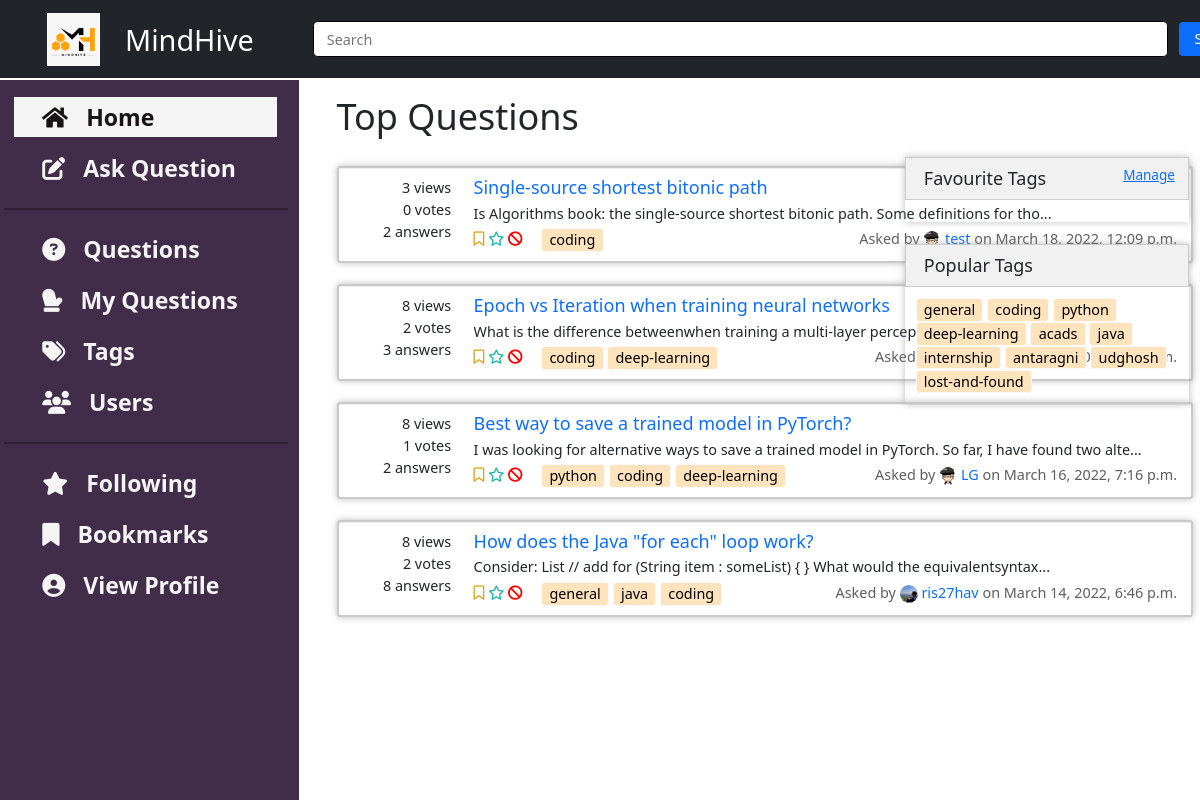
/home/tags/coding, run on the app's committed database.
### questions/models.py (models this page shows, shortened)
class Question(Content):
    title = models.CharField(max_length=100)
    tags = models.ManyToManyField(to='tags.Tag', blank=False)
    viewedBy = models.ManyToManyField(to='users.User', related_name='viewedBy', blank=True)
    def get_summary_text(self):
        text = re.sub(r'<.*?>|&+.*;+', '', self.text)
        return text[:100] + '...'
    class Meta:
        ordering = ['-pub_date']

### home/models.py (models this page shows, shortened)
class Content(models.Model):
    text = RichTextField(blank=False)
    author = models.ForeignKey(to='users.User', on_delete=models.SET_NULL, related_name='author', null=True)
    anonymous = models.BooleanField(default=False)
    pub_date = models.DateTimeField('date published', default = datetime.now(), blank=True, null=True)
    likedBy = models.ManyToManyField(to='users.User', related_name='likedBy', blank=True)
    dislikedBy = models.ManyToManyField(to='users.User', related_name='dislikedBy', blank=True)
    def get_votes(self):
        return self.likedBy.count() - self.dislikedBy.count()
    def get_author_name(self):
        if self.anonymous:
            return 'Anonymous User'
        else:
            return self.author.username

### tags/models.py (models this page shows, shortened)
class Tag(models.Model):
    name = models.CharField(max_length=50)

### users/models.py (models this page shows, shortened)
class User(AbstractUser):
    username = models.CharField(max_length=25,blank=False,unique=True)
    email = models.EmailField(
        verbose_name='email address',
        max_length=50,
        unique=True,
        blank=False,
        validators=[EmailValidator()]
    )
    name = models.CharField(max_length=30, blank=True, null=True)
    profile_image = models.ImageField(upload_to='profile_image', default='default.jpg')
    blocked = models.BooleanField(default=False)
    followingQuestions = models.ManyToManyField(to='questions.Question', related_name='users_following', blank=True)
    bookmarkQuestions = models.ManyToManyField(to='questions.Question', related_name='users_bookmarked', blank=True)
    favouriteTags = models.ManyToManyField(to='tags.Tag', blank=True)
    objects = UserInfoManager()
    USERNAME_FIELD = 'email'
    REQUIRED_FIELDS = ['username' ]

### home/views.py (the view)
# urls.py: path('tags/<tagname>', views.tagView, name='tags'),                  # tag questions page
def tagView(request, tagname):
    tagSel = Tag.objects.filter(name=tagname)
    tagQues = Question.objects.filter(tags__in=tagSel).distinct()
    context = {
        'questions': tagQues,
        'pop_tags': get_popular_tags()
    }
    return render(request, 'home/home.html', context=context)

### home/views.py (called while the page is built)
def get_popular_tags():
    return sorted(Tag.objects.all(), key=lambda x: x.question_set.count(), reverse=True)[:10]

### home/templates/home/home.html (shortened to what this page needs)
{% extends 'questions_list.html' %}
{% block heading %}
Top Questions
{% endblock %}

### templates/questions_list.html (shortened to what this page needs)
{% extends 'base.html' %}
{% block insert_content %}
<h1 class="container">
    {% block heading %}{% endblock %}
</h1>
<br>
<div class="container">
    {% if questions %}
    {%for question in questions%}
    <div class="card d-flex flex-row "
        style="box-shadow: 0 1px 1px rgba(0, 0, 0, 0.075) inset, 0 0 8px rgba(146, 146, 146, 0.6);">
        <div class="d-flex flex-column align-middle ques-stats">
            <span>{{question.viewedBy.count}} views</span>
            <span>{{question.get_votes}} votes</span>
            <span>{{question.answer_set.count}} answers</span>
        </div>
        <div class="d-flex flex-column">
            <a href="{% url 'questions:view_question' question_id=question.id %}" style="text-decoration: none;">
                <h5 style="margin-bottom: 4px;">{{question.title}}</h5>
            </a>
            <div style="margin-bottom: 4px;">{{question.get_summary_text}}</div>
            <div class="d-flex flex-row">
                <span>
                    <form class="follow-bookmark-form icon-only-buttons" style="display:inline">
                        <button type="submit" class="bookmark" name="action" , value="bookmark" data-toggle="tooltip" data-placement="bottom" title="Bookmark">
                            {% if user in question.users_bookmarked.all %}
                            <i class="fa-solid fa-bookmark"></i>
                            {% else %}
                            <i class="fa-regular fa-bookmark"></i>
                            {% endif %}
                        </button>
                        <button type="submit" class="follow" name="action" , value="follow" data-toggle="tooltip" data-placement="bottom" title="Follow">
                            {% if user in question.users_following.all %}
                            <i class="fa-solid fa-star"></i>
                            {% else %}
                            <i class="fa-regular fa-star"></i>
                            {% endif %}
                        </button>
                    </form>
                    {% if not user.blocked %}
                    <button type="button" class="report-button" data-bs-toggle="modal" data-bs-target="#staticBackdrop"  data-toggle="tooltip" data-placement="bottom" title="Report">
                        <i class="fa-solid fa-ban" style="color: red;"></i>
                    </button>
                    {% endif %}
                    {% for tag in question.tags.all %}
                    {% if tag in user.favouriteTags.all %}
                    <a class="btn btn-success" style="padding: 0px 8px;" href="{% url 'home:tags' tagname=tag.name%}"
                        class="tag_questions">{{tag.name}}</a>
                    {% else %}
                    <a class="btn btn-light" style="padding: 0px 8px; background-color: rgb(255, 227, 189);"
                        href="{% url 'home:tags' tagname=tag.name%}" class="tag_questions">{{tag.name}}</a>
                    {% endif %}
                    {% endfor %}
                </span>
                <div class="text-right" style="position: absolute; right: 16px; color: rgb(94, 94, 94);">Asked by
                    {% if question.get_author_name == 'Anonymous User' %}
                    someone
                    {% else %}
                    <a style="text-decoration: none;" href="{% url 'users:view_user' question.author.id %}">
                        <img src="{{question.author.profile_image.url}}" width="20" height="20"
                            style="border-radius: 50%;">
                        {{question.author.username}}</a>
                    {% endif %}
                    on {{question.pub_date}}
                </div>
            </div>
        </div>
    </div>
    <br />
    {%endfor%}
    {% else %}
    <h2>
        {% block empty_message %}
        No questions to display.
        {% endblock %}
    </h2>
    {% endif %}
</div>
{% endblock %}
{% block insert_right_bar %}
<br> <br> <br>
<div class="fav-tags" style="box-shadow: 0 1px 1px rgba(0, 0, 0, 0.075) inset, 0 0 8px rgba(146, 146, 146, 0.6);">
    <div class="tags-box">Favourite Tags
        <a href="{% url 'users:addtags' %}" style="position: absolute; right: 28px; font-size: 15px;">Manage</a>
    </div>
    <div style="padding: 12px;">
    </div>
</div>
<br>
<div class="popular-tags" style="box-shadow: 0 1px 1px rgba(0, 0, 0, 0.075) inset, 0 0 8px rgba(146, 146, 146, 0.6);">
    <div class="tags-box">Popular Tags</div>
    <div style="padding: 12px;">
        {% for tag in pop_tags %}
        {% if tag in user.favouriteTags.all %}
        <a class="btn btn-success" style="padding: 0px 8px; margin: 3px 0px;"
            href="{% url 'home:tags' tagname=tag.name%}" class="tag_questions">{{tag.name}}
        </a>
        {% else %}
        <a class="btn btn-light" style="padding: 0px 8px; background-color: rgb(255, 227, 189);"
            href="{% url 'home:tags' tagname=tag.name%}" class="tag_questions">{{tag.name}}
        </a>
        {% endif %}
        {% endfor %}
    </div>
</div>
{% endblock %}

### static/css/master.css (style rules this page uses)
* { margin: 0; padding: 0; }
html { scroll-behavior: smooth; zoom: 90%; }
:root { --navbar-height: 59px; }
.tags-box { padding: 8px 20px; font-size: 20px; background-color: rgb(241, 241, 241); border: 2px solid rgb(204, 204, 204); }
.icon-only-buttons button { background-color: transparent; border: none; color: black; padding: 0; margin: 0; }
.icon-only-buttons .fa-bookmark { color: goldenrod; }
.icon-only-buttons .fa-star { color: lightseagreen; }
.report-button { background-color: transparent; border: none; color: black; padding: 0; margin: 0; }
.card { padding: 10px; border: 3px solid rgb(201, 201, 201); }
.ques-stats span { width: 25%; min-width: 140px; text-align: right; padding-right: 25px; }

### data on the page
Question: viewedBy.count "3", get_votes "0", answer_set.count "2", title "Single-source shortest bitonic path", get_summary_text "Is Algorithms book: the single-source shortest bitonic path. Some definitions for tho...", author.profile_image (placeholder picture), author.username "test", pub_date "March 18, 2022, 12:09 p.m."
Tag: name "coding"
Question: viewedBy.count "8", get_votes "2", answer_set.count "3", title "Epoch vs Iteration when training neural networks", get_summary_text "What is the difference betweenwhen training a multi-layer perceptron?..."
Tag: name "deep-learning"
Question: viewedBy.count "8", get_votes "1", answer_set.count "2", title "Best way to save a trained model in PyTorch?", get_summary_text "I was looking for alternative ways to save a trained model in PyTorch. So far, I have found two alte...", author.profile_image (placeholder picture), author.username "LG", pub_date "March 16, 2022, 7:16 p.m."
Tag: name "python"
Question: viewedBy.count "8", get_votes "2", answer_set.count "8", title "How does the Java \"for each\" loop work?", get_summary_text "Consider: List // add for (String item : someList) { } What would the equivalentsyntax...", author.profile_image (picture), author.username "ris27hav", pub_date "March 14, 2022, 6:46 p.m."
Tag: name "general"
Tag: name "java"
Tag: name "acads"
Tag: name "internship"
Tag: name "antaragni"
Tag: name "udghosh"
Tag: name "lost-and-found"
